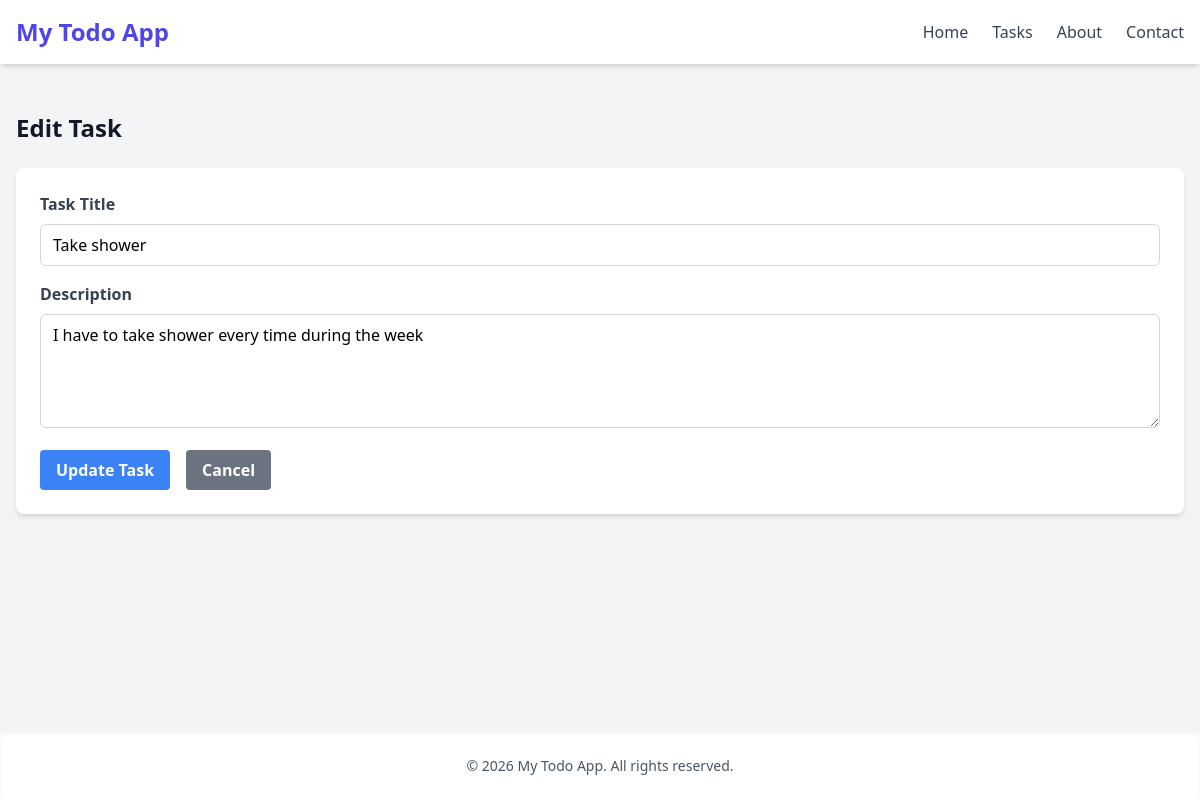
The app's page /tasks/1/edit/ with its own data.
### Tasks/models.py (models this page shows, shortened)
class Task(models.Model):
    title = models.CharField(max_length=200)
    description = models.TextField(blank=True)
    created_at = models.DateTimeField(auto_now_add=True)
    completed = models.BooleanField(default=False)

### Tasks/views.py (the view, shortened to what this page needs)
# urls.py: path('<int:task_id>/edit/', views.edit_task, name='edit_task'),
def edit_task(request, task_id):
    task = get_object_or_404(Task, id=task_id)
    return render(request, 'Tasks/edit_task.html', {'task': task})

### templates/Tasks/edit_task.html (shortened to what this page needs)
{% extends "base.html" %}
{% block content %}
    <h2 class="text-2xl font-bold text-gray-900 mb-6">Edit Task</h2>
    <form method="post" class="bg-white p-6 rounded-lg shadow-md">
        <div class="mb-4">
            <label for="title" class="block text-gray-700 font-bold mb-2">Task Title</label>
            <input type="text" id="title" name="title" value="{{ task.title }}" class="w-full px-3 py-2 border border-gray-300 rounded-md focus:outline-none focus:ring-2 focus:ring-blue-500" required>
        </div>
        <div class="mb-4">
            <label for="description" class="block text-gray-700 font-bold mb-2">Description</label>
            <textarea id="description" name="description" rows="4" class="w-full px-3 py-2 border border-gray-300 rounded-md focus:outline-none focus:ring-2 focus:ring-blue-500">{{ task.description }}</textarea>
        </div>
        <div class="flex space-x-4">
            <button type="submit" class="bg-blue-500 hover:bg-blue-700 text-white font-bold py-2 px-4 rounded">
                Update Task
            </button>
            <a href="{% url 'task_list' %}" class="bg-gray-500 hover:bg-gray-700 text-white font-bold py-2 px-4 rounded">
                Cancel
            </a>
        </div>
    </form>
{% endblock %}

### records on screen
Task: title "Take shower", description "I have to take shower every time during the week"

### other values on screen
{{ year|default:"2026" }} "2026"
